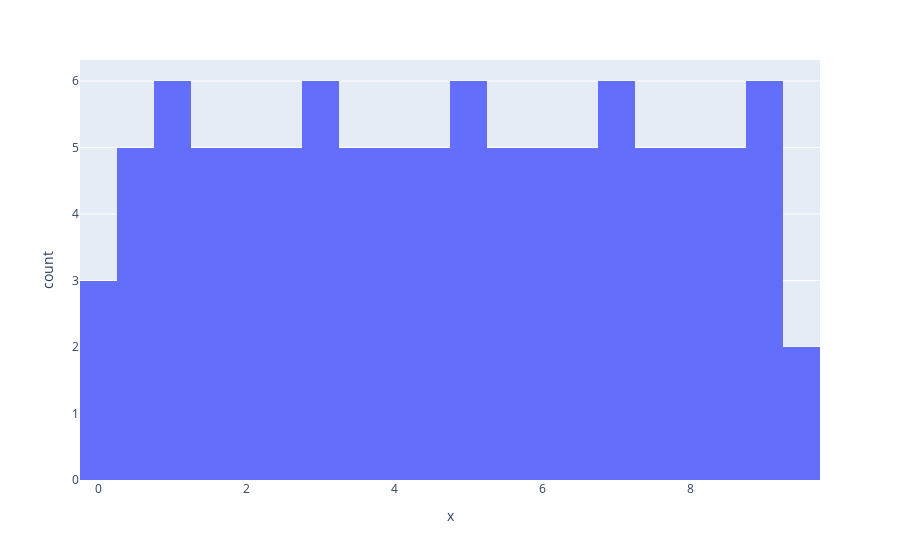

Notebook cell for this chart:
### Code cell
# plotly histogram
fig = px.histogram(x=x, nbins=30)
fig.show()

### Figure 1 — Plotly figure (JSON) as saved in the notebook; plotly's stock layout.template omitted (floating-point values rounded to 4 significant figures)
{"data": [{"alignmentgroup": "True", "bingroup": "x", "hovertemplate": "x=%{x}<br>count=%{y}<extra></extra>", "legendgroup": "", "marker": {"color": "#636efa", "pattern": {"shape": ""}}, "name": "", "nbinsx": 30, "offsetgroup": "", "orientation": "v", "showlegend": false, "type": "histogram", "x": [0, 0.0952, 0.1904, 0.2856, 0.3808, 0.476, 0.5712, 0.6664, 0.7616, 0.8568, 0.952, 1.047, 1.142, 1.238, 1.333, 1.428, 1.523, 1.618, 1.714, 1.809, 1.904, 1.999, 2.094, 2.19, 2.285, 2.38, 2.475, 2.57, 2.666, 2.761, 2.856, 2.951, 3.046, 3.142, 3.237, 3.332, 3.427, 3.522, 3.618, 3.713, 3.808, 3.903, 3.998, 4.094, 4.189, 4.284, 4.379, 4.474, 4.57, 4.665, 4.76, 4.855, 4.95, 5.046, 5.141, 5.236, 5.331, 5.426, 5.522, 5.617, 5.712, 5.807, 5.902, 5.998, 6.093, 6.188, 6.283, 6.378, 6.474, 6.569, 6.664, 6.759, 6.854, 6.95, 7.045, 7.14, 7.235, 7.33, 7.426, 7.521, 7.616, 7.711, 7.806, 7.902, 7.997, 8.092, 8.187, 8.282, 8.378, 8.473, 8.568, 8.663, 8.758, 8.854, 8.949, 9.044, 9.139, 9.234, 9.33, 9.425], "xaxis": "x", "yaxis": "y"}], "layout": {"barmode": "relative", "legend": {"tracegroupgap": 0}, "margin": {"t": 60}, "xaxis": {"anchor": "y", "domain": [0, 1], "title": {"text": "x"}}, "yaxis": {"anchor": "x", "domain": [0, 1], "title": {"text": "count"}}}}
